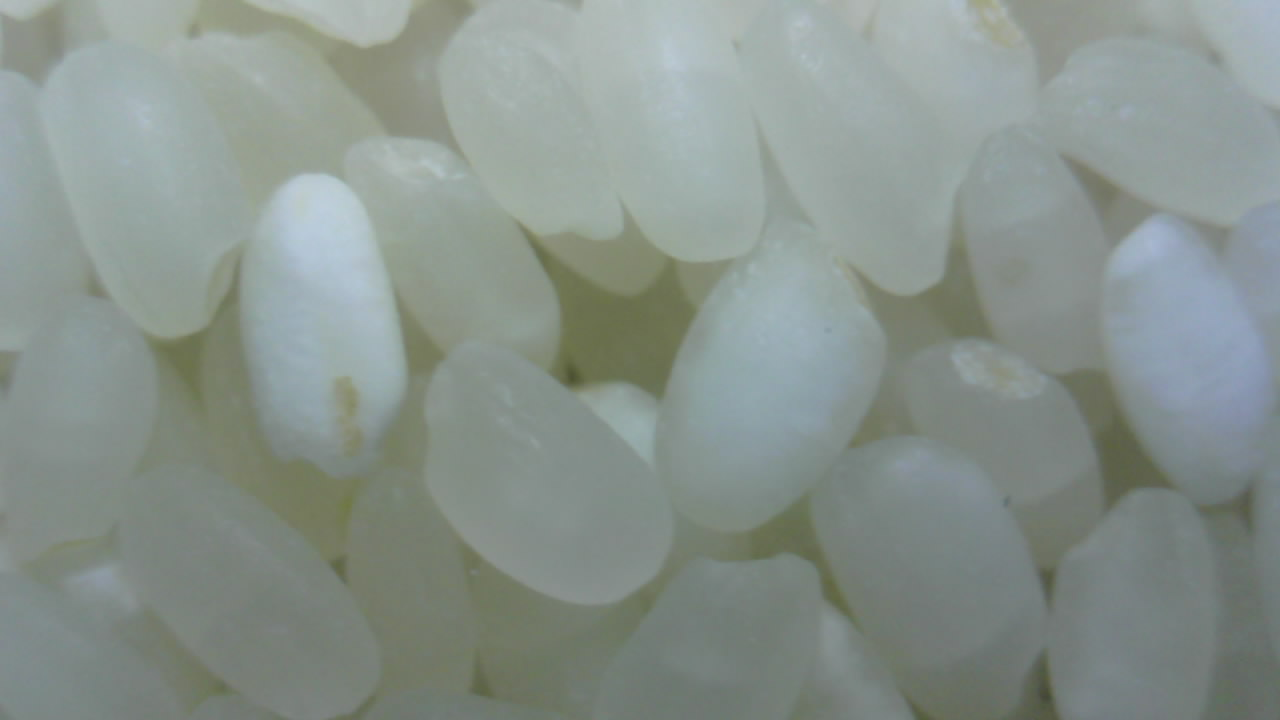
#> input picture rice.jpeg, 1280 x 720 px
$ python tutorial_5.py
#> lines starting #> are read from the running program, lines starting #| are printed output that depends on the picture; after the words box and inside, x2 and y2 are one past the last pixel; in counts of white or black regions, pixels touching at a corner belong together
#> further down, src is the input picture: shape (720, 1280, 3); mean B, G, R 140.8, 146.6, 136.2
import cv2 as cv
import numpy as np


def fill_color_demo(image):
    copyImg = image.copy()
    h, w = image.shape[:2]
    mask = np.zeros([h+2, w+2], np.uint8)
    cv.floodFill(copyImg, mask, (30, 30), (0, 255, 255), (100, 100, 100), (50, 50, 50), cv.FLOODFILL_FIXED_RANGE)
    cv.imshow("fill_color_demo", copyImg)


def fill_binary():
    image = np.zeros([400, 400, 3], np.uint8)
    image[100:300, 100:300, : ] = 255
    cv.imshow("fill_binary", image)
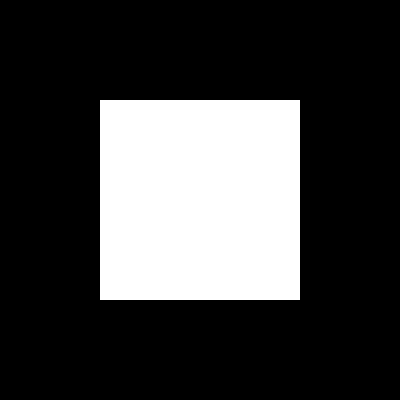
#> window 'fill_binary': shape (400, 400, 3); 25% white; 1 white region, box (x1, y1, x2, y2) and area: (100, 100, 300, 300) 40000

    mask = np.ones([402, 402, 1], np.uint8)
    mask[101:301, 101:301] = 0
    cv.floodFill(image, mask, (200, 200), (100, 2, 255), cv.FLOODFILL_MASK_ONLY)
    cv.imshow("filled binary", image)
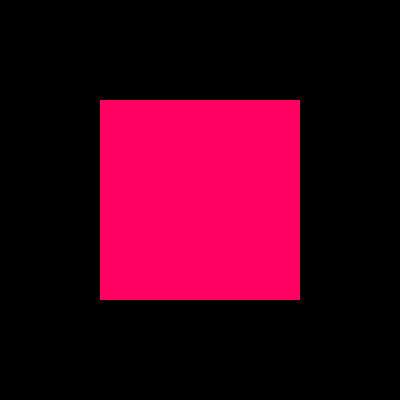
#> window 'filled binary': shape (400, 400, 3); mean B, G, R 25, 0.5, 63.8

print("--------- Hello Python ---------")
#src = cv.imread("D:/vcprojects/images/demo.png")
src = cv.imread("rice.jpeg")
cv.namedWindow("input image", cv.WINDOW_AUTOSIZE)
cv.imshow("input image", src)
#fill_color_demo(src)
fill_binary()
"""
face = src[50:250, 100:300]
gray = cv.cvtColor(face, cv.COLOR_BGR2GRAY)
backface = cv.cvtColor(gray, cv.COLOR_GRAY2BGR)
src[50:250, 100:300] = backface
cv.imshow("face", src)
"""
cv.waitKey(0)
cv.destroyAllWindows()
